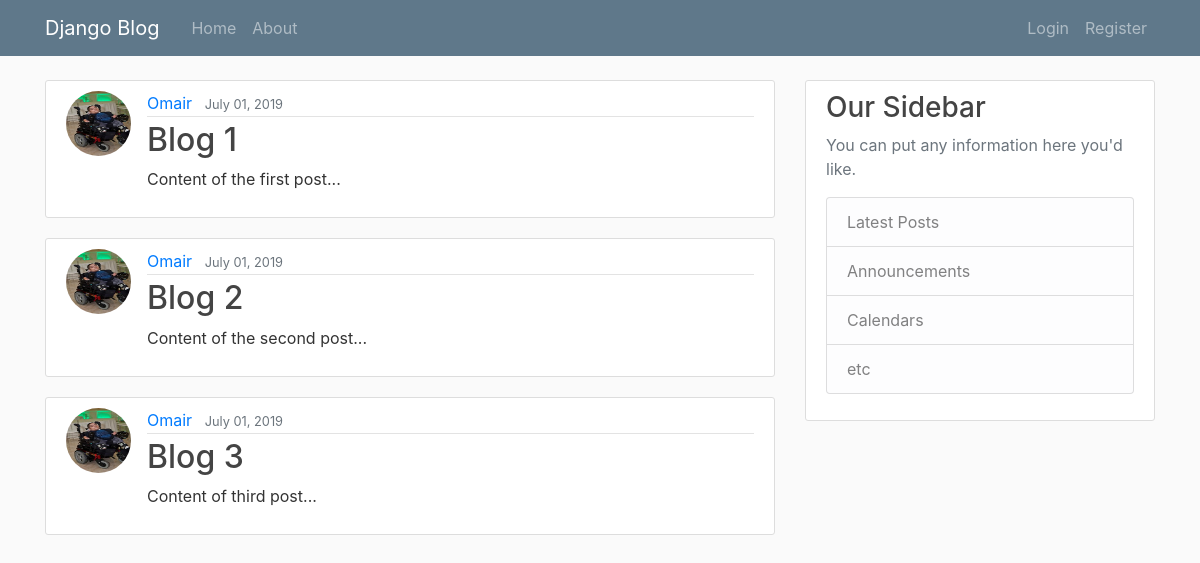
The app's page /, older data.
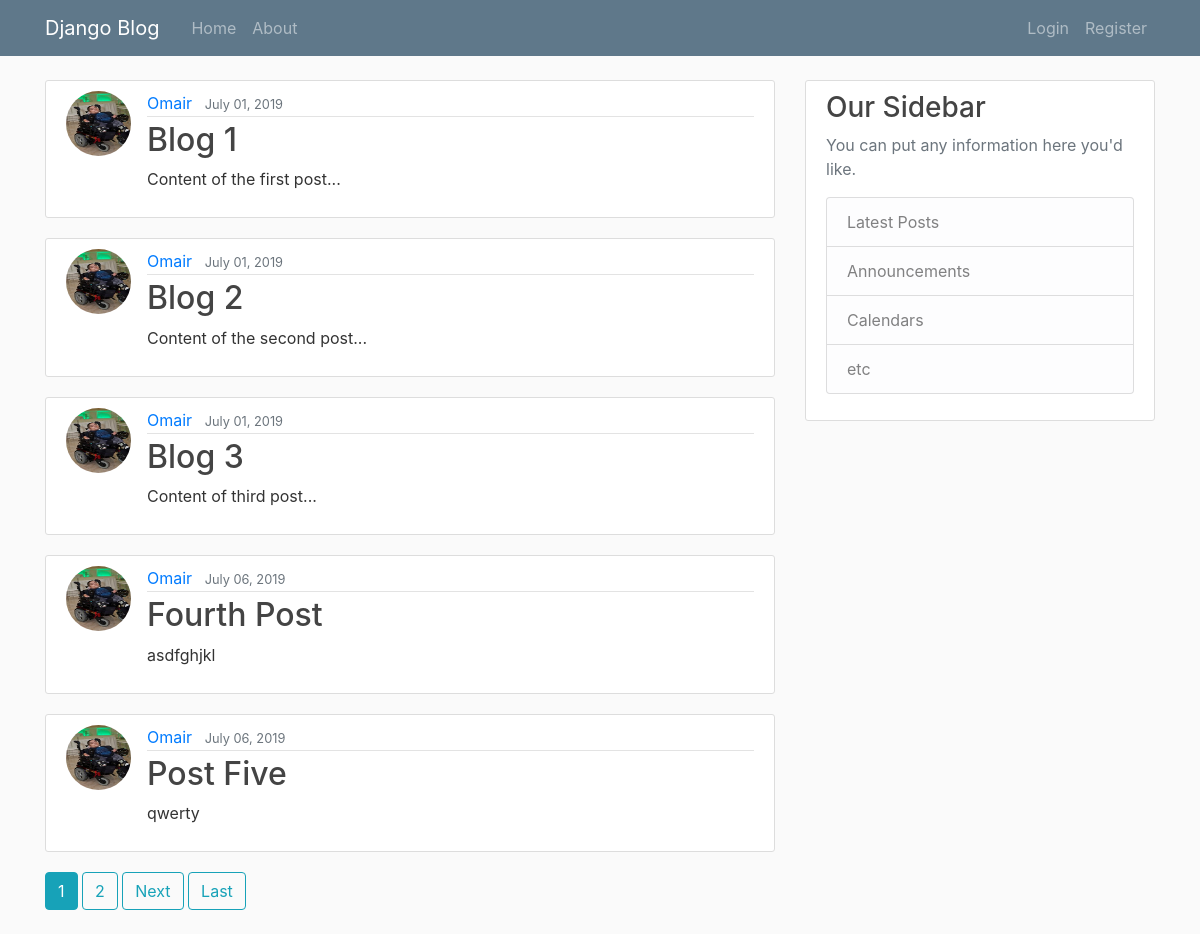
The same page, newer data.
### blog/models.py (models this page shows, shortened)
class Post(models.Model):
    title = models.CharField(max_length=100)
    content = models.TextField()
    date_posted = models.DateTimeField(default=timezone.now)
    author = models.ForeignKey(User, on_delete=models.CASCADE)

### users/models.py (models this page shows, shortened)
class Profile(models.Model):
    user = models.OneToOneField(User, on_delete=models.CASCADE)
    image = models.ImageField(default='default.jpg', upload_to='profile_pics')

### blog/views.py (the view)
# urls.py: path('', PostListView.as_view(), name='blog-home'),
class PostListView(ListView):
    model = Post
    template_name = 'blog/home.html'
    context_object_name = 'posts'
    paginate_by = 5

### blog/templates/blog/home.html (shortened to what this page needs)
{% extends 'blog/base.html' %}
{% block content %}
{% for post in posts %}
<article class="media content-section">
    <img src="{{ post.author.profile.image.url }}" alt="" class="rounded-circle article-img">
    <div class="media-body">
        <div class="article-metadata">
            <a class="mr-2" href="#">{{ post.author }}</a>
            <small class="text-muted">{{ post.date_posted|date:"F d, Y"}}</small>
        </div>
        <h2>
            <a class="article-title" href="{% url 'post-detail' post.id %}">{{ post.title }}</a>
        </h2>
        <p class="article-content">{{ post.content }}</p>
    </div>
</article>
{% endfor %}
{% if is_paginated %}
{% for num in page_obj.paginator.page_range %}
{% if page_obj.number == num %}
<a class="btn btn-info mb-4" href="?page={{ num }}"> {{ num}} </a>
{% elif num > page_obj.number|add:'-3' and num < page_obj.number|add:'3' %}
<a class="btn btn-outline-info mb-4" href="?page={{ num }}"> {{ num}} </a>
{% endif %}
{% endfor %}
{% if page_obj.has_next %}
<a class="btn btn-outline-info mb-4" href="?page={{ page_obj.next_page_number }}">Next</a>
<a class="btn btn-outline-info mb-4" href="?page={{ page_obj.paginator.num_pages }}">Last</a>
{% endif %}
{% endif %}
{% endblock %}

### blog/templates/blog/base.html (shortened to what this page needs)
{% load static %}
<!DOCTYPE html>
<html lang="en">
  <head>
    <link
      rel="stylesheet"
      href="https://stackpath.bootstrapcdn.com/bootstrap/4.3.1/css/bootstrap.min.css"
    />
    <link rel="stylesheet" href="{% static 'blog/main.css' %}">
  </head>
  <body>
    <nav class="navbar navbar-expand-md navbar-dark bg-steel fixed-top">
      <div class="container">
        <a class="navbar-brand mr-4" href="{% url 'blog-home' %}">Django Blog</a>
        <div class="collapse navbar-collapse" id="navbarToggle">
          <div class="navbar-nav mr-auto">
            <a class="nav-item nav-link" href="{% url 'blog-home' %}">Home</a>
            <a class="nav-item nav-link" href="{% url 'about-page' %}">About</a>
          </div>
          <div class="navbar-nav">
            {% if user.is_authenticated %}
            <a class="nav-item nav-link" href="{% url 'post-create' %}">New Post</a>
            <a class="nav-item nav-link" href="{% url 'logout' %}">Logout</a>
            {% else %}
            <a class="nav-item nav-link" href="{% url 'login' %}">Login</a>
            <a class="nav-item nav-link" href="{% url 'register' %}">Register</a>
            {% endif %}
          </div>
        </div>
      </div>
    </nav>
    <main role="main" class="container">
            <div class="row">
              <div class="col-md-8">
                {% block content %}{% endblock %}
              </div>
              <div class="col-md-4">
                <div class="content-section">
                  <h3>Our Sidebar</h3>
                  <p class='text-muted'>You can put any information here you'd like.
                    <ul class="list-group">
                      <li class="list-group-item list-group-item-light">Latest Posts</li>
                      <li class="list-group-item list-group-item-light">Announcements</li>
                      <li class="list-group-item list-group-item-light">Calendars</li>
                      <li class="list-group-item list-group-item-light">etc</li>
                    </ul>
                  </p>
                </div>
              </div>
            </div>
          </main>
  </body>
</html>

### blog/static/blog/main.css (style rules this page uses)
body { background: #fafafa; color: #333333; margin-top: 5rem; }
h1, h2, h3, h4, h5, h6 { color: #444444; }
ul { margin: 0; }
.bg-steel { background-color: #5f788a; }
.content-section { background: #ffffff; padding: 10px 20px; border: 1px solid #dddddd; border-radius: 3px; margin-bottom: 20px; }
.article-title { color: #444444; }
.article-content { white-space: pre-line; }
.article-img { height: 65px; width: 65px; margin-right: 16px; }
.article-metadata { padding-bottom: 1px; margin-bottom: 4px; border-bottom: 1px solid #e3e3e3 }

Row changes from the older to the newer data that the page shows:
added Post: author.profile.image (picture), author "Omair", date_posted "July 06, 2019", title "Fourth Post", content "asdfghjkl"
added Post: author.profile.image (picture), author "Omair", date_posted "July 06, 2019", title "Post Five", content "qwerty"
Text that changed along with them:
new list line: "1"
new list line: "2"
text now shown: "Next Last"
